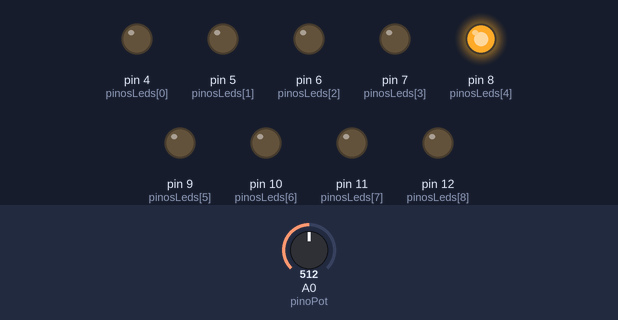
Simulated run of this sketch. Board: Arduino Uno, built with avr-gcc and run on an emulated ATmega328P. On the bench: output pins drawn as LEDs (lit = HIGH). Inputs (shaded band) come from the test bench; at power-on: A0 (pinoPot) = 512.

Above: at 1.2 s.
1.3 s: A0 (pinoPot) set to 624
2.8 s: A0 (pinoPot) set to 647
At 3.6 s:
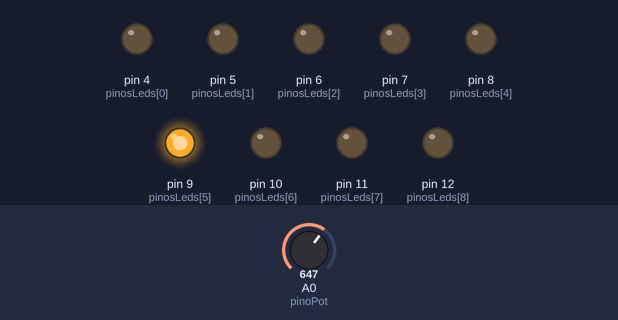
4.3 s: A0 (pinoPot) set to 511
At 4.7 s:
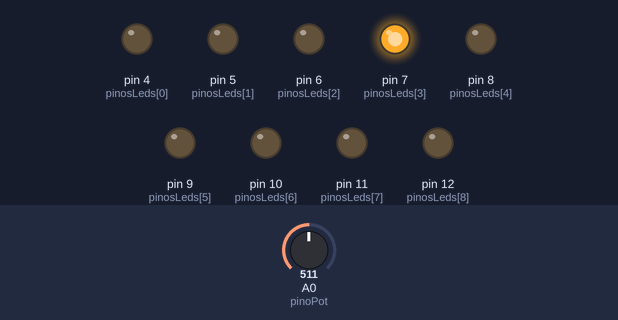
5.8 s: A0 (pinoPot) set to 390
7.3 s: A0 (pinoPot) set to 368
At 8.2 s:
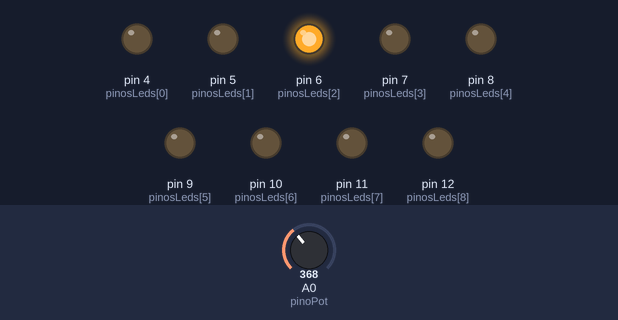
8.8 s: A0 (pinoPot) set to 716
At 9.4 s:
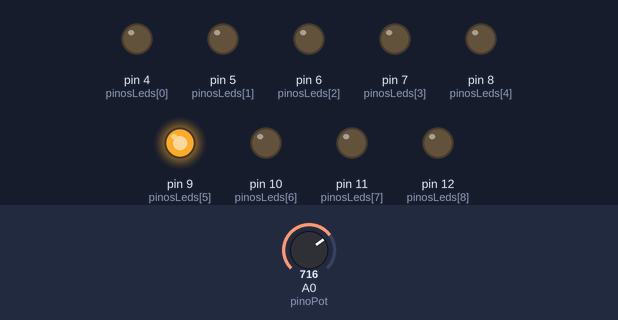
Timing chart, 0 to 11.3 s (numbered marks = the images above; inputs shaded):
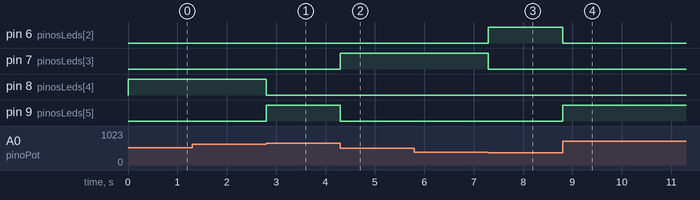

The sketch:

sketch_sep8a.ino
```cpp
// ==========================================
// PROJETO: BarLED (Bargraph) UM POR VEZ
// ==========================================

const int pinosLeds[] = {4, 5, 6, 7, 8, 9, 10, 11, 12};
const int numLeds = 9;
const int pinoPot = A0;

void setup() {
  for (int i = 0; i < numLeds; i++) {
    pinMode(pinosLeds[i], OUTPUT);
  }
}

void loop() {
  int leituraPot = analogRead(pinoPot);
  int nivel = map(leituraPot, 0, 1023, 0, numLeds - 1);

  for (int i = 0; i < numLeds; i++) {
    if (i == nivel) {
      digitalWrite(pinosLeds[i], HIGH);
    } else {
      digitalWrite(pinosLeds[i], LOW);
    }
  }
}
```

Measured:
- the behaviour switches between 639 and 640 on A0 (pinoPot) (found by bisection; images 0 and 1)
- the behaviour switches between 384 and 383 on A0 (pinoPot) (found by bisection; images 2 and 3)
- after the input at 1.3 s, every drawn part: stays the same
- after the input at 2.8 s, pin 8 (pinosLeds[4]): HIGH → LOW at once; pin 9 (pinosLeds[5]): LOW → HIGH at once
- after the input at 4.3 s, pin 7 (pinosLeds[3]): LOW → HIGH at once; pin 9 (pinosLeds[5]): HIGH → LOW at once
- after the input at 5.8 s, every drawn part: stays the same
- after the input at 7.3 s, pin 6 (pinosLeds[2]): LOW → HIGH at once; pin 7 (pinosLeds[3]): HIGH → LOW at once
- after the input at 8.8 s, pin 6 (pinosLeds[2]): HIGH → LOW at once; pin 9 (pinosLeds[5]): LOW → HIGH at once
